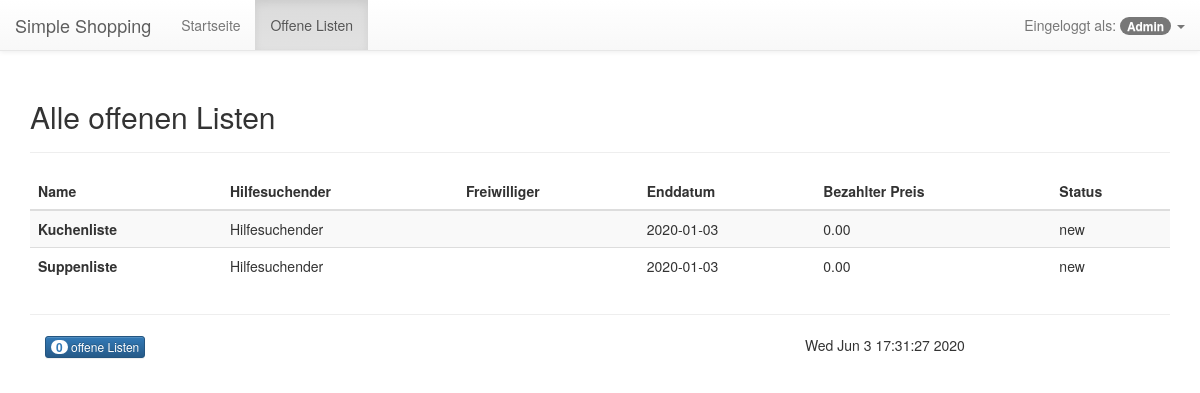
Screenshot of /index.php?view=openLists (signed in) with the database file from the repository.
### tables this page shows
CREATE TABLE `user` (
  `id` int(11) NOT NULL,
  `firstName` varchar(25) NOT NULL,
  `lastName` varchar(25) NOT NULL,
  `userName` varchar(25) NOT NULL,
  `passwordHash` varchar(250) NOT NULL,
  `roleId` bit(7) NOT NULL,
  `deletedFlag` tinyint(1) NOT NULL
);

CREATE TABLE `shoppinglist` (
  `id` int(11) NOT NULL,
  `ownerId` int(11) NOT NULL,
  `helperId` int(11) DEFAULT NULL,
  `endDate` date NOT NULL,
  `paidPrice` decimal(6,2),
  `state` enum('not published','new','processing','done') NOT NULL,
  `name` varchar(25) NOT NULL
);

### index.php (called while the page is built, shortened)
<?php
require_once('inc/bootstrap.php');
require_once('lib/Data/DataManager.php');
$default_view = 'welcome';
$view = $default_view;
if (isset($_REQUEST['view']) &&
    file_exists(__DIR__ . '/views/' . $_REQUEST['view'] . '.php')) {
        $view = $_REQUEST['view'];
    }
require_once('views/' . $view . '.php');
?>

### lib/Webshop/AuthenticationManager.php (called while the page is built, shortened)
<?php
class AuthenticationManager extends BaseObject
{
    public static function isAuthenticated() : bool {
        return isset($_SESSION['user']);
    }
    public static function getAuthenticatedUser () {
        return self::isAuthenticated() ? \Data\DataManager::getUserById($_SESSION['user']) : null;
    }
}

### lib/Data/DataManager.php (called while the page is built, shortened)
<?php
class DataManager implements IDataManager
{
    private static $__connection;
    private static function getConnection()
    {
        if (!isset(self::$__connection)) {
            $type = 'mysql';
            $host = 'localhost';
            $name = 'fh_2020_scm4_S1810307037';
            $user = 'root';
            $pass = '';
            self::$__connection = new \PDO($type . ':host=' . $host . ';dbname=' . $name . ';charset=utf8', $user, $pass);
        }
        return self::$__connection;
    }
    private static function query($connection, $query, $parameters = [])
    {
        $connection->setAttribute(\PDO::ATTR_ERRMODE, \PDO::ERRMODE_EXCEPTION);
        try {
            $statement = $connection->prepare($query);
            $i = 1;
            foreach ($parameters as $param) {
                if (is_int($param)) {
                    $statement->bindValue($i, $param, \PDO::PARAM_INT);
                }
                $i++;
            }
            $statement->execute();
        } catch (\Exception $e) {
            die ($e->getMessage());
        }
        return $statement;
    }
    private static function fetchObject($cursor)
    {
        return $cursor->fetch(\PDO::FETCH_OBJ);
    }
    private static function closeConnection()
    {
        self::$__connection = null;
    }
    public static function getOpenShoppingLists(): array
    {
        $resultList = [];
        $con = self::getConnection();
        $res = self::query($con, "
            SELECT id, ownerId, helperId, endDate, paidPrice, state, name
            FROM shoppinglist
            WHERE state = 'new';
        ");
        while ($cat = self::fetchObject($res)) {
            $resultList[] = new ShoppingList($cat->id, $cat->ownerId,
                $cat->helperId, $cat->endDate , $cat->paidPrice, $cat->state, $cat->name
            );
        }
        return $resultList;
    }
    public static function getUserById(int $userId)
    {
        $user = null;
        $con = self::getConnection();
        $res = self::query($con, "
            SELECT u.id, u.firstName, u.lastName, u.userName, u.passwordHash, r.bitCode, u.deletedFlag
            FROM user u JOIN role r ON u.roleId = r.id
            WHERE u.id = ?;
        ", [$userId]);
        if ($u = self::fetchObject($res)) {
            $user = new User($u->id,
                $u->firstName, $u->lastName,
                $u->userName, $u->passwordHash,
                $u->bitCode, $u->deletedFlag
            );
        }
        return $user;
    }
}

### inc/bootstrap.php (called while the page is built, shortened)
<?php
spl_autoload_register(function ($class) {
   $filename = __DIR__ . '/../lib/' . str_replace('\\', DIRECTORY_SEPARATOR, $class) . '.php';
});

### lib/Webshop/User.php (called while the page is built, shortened)
<?php
class User extends Entity {
  private $userName;
  public function __construct(
    int $id,
    string $firstName, string $lastName, string $userName,
    string $passwordHash, int $roleBitCode, bool $deletedFlag
  ) {
      $this->userName = $userName;
  }
  public function getUserName() : string {
    return $this->userName;
  }
}

### lib/Webshop/Util.php (called while the page is built, shortened)
<?php
class Util extends BaseObject {
    public static function escape(string $string) : string {
        return nl2br(htmlentities($string));
    }
}

### lib/Webshop/ShoppingList.php (called while the page is built, shortened)
<?php
class ShoppingList extends Entity {
    private $endDate;
    private $paidPrice;
    private $state;
    private $name;
    public function __construct(
        int $id,
        int $ownerId,
        $helperId, string $endDate, $paidPrice,
        string $state, string $name
    ) {
            $this->endDate = $endDate;
            $this->paidPrice = $paidPrice;
            $this->state = $state;
            $this->name = $name;
    }
    public function getEndDate() : string {
        return $this->endDate;
    }
    public function getPaidPrice() {
        return $this->paidPrice;
    }
    public function getState() : string {
        return $this->state;
    }
    public function getName() : string {
        return $this->name;
    }
}

### lib/Webshop/SessionContext.php (called while the page is built, shortened)
<?php
class SessionContext extends BaseObject
{
    private static $exists = false;
    public static function create() : bool {
        if (!self::$exists) {
            self::$exists = session_start();
        }
        return self::$exists;
    }
}

### lib/Webshop/ShoppingCart.php (called while the page is built, shortened)
<?php
class ShoppingCart extends BaseObject
{
    public static function size() : int {
        return sizeof(self::getCart());
    }
    private static function getCart() {
        return $_SESSION['cart'] ?? [];
    }
}

### views/partials/shoppinglist.php (the view, shortened to what this page needs)
<?php use Webshop\Util, Data\DataManager;
require_once('views/partials/header.php');
?>
<table class="table table-striped">
    <thead>
    <tr>
        <th>
            Name
        </th>
        <th>
            Hilfesuchender
        </th>
        <th>
            Freiwilliger
        </th>
        <th>
            Enddatum
        </th>
        <th>
            Bezahlter Preis
        </th>
        <th>
            Status
        </th>
    </tr>
    </thead>
    <tbody>
    <?php
    foreach ($openLists as $openList):
        ?>
        <tr>
            <td>
                <strong>
                    <?php echo Util::escape($openList->getName()); ?>
                </strong>
            </td>
            <td>
                <?php
                    $name = DataManager::getUserById($openList->getOwnerId());
                    echo Util::escape(is_null($name) ? "" : $name->getUserName());
                ?>
            </td>
            <td>
            </td>
            <td>
                <?php echo Util::escape($openList->getEndDate()); ?>
            </td>
            <td>
                <?php echo Util::escape(is_null($openList->getPaidPrice()) ? "" : $openList->getPaidPrice()); ?>
            </td>
            <td>
                <?php echo Util::escape($openList->getState()); ?>
            </td>
        </tr>
    <?php endforeach; ?>
    </tbody>
</table>
<?php require_once('views/partials/footer.php'); ?>

### views/partials/header.php (shortened to what this page needs)
<?php
$user = AuthenticationManager::getAuthenticatedUser();
$cartSize = ShoppingCart::size();
?>
<!DOCTYPE html>
<html>
<head>
    <link href="assets/bootstrap/css/bootstrap.min.css" rel="stylesheet">
    <link href="assets/bootstrap/css/bootstrap-theme.min.css" rel="stylesheet">
    <link href="assets/main.css" rel="stylesheet">
</head>
<body>
    <div class="navbar navbar-default navbar-fixed-top">
        <div class="container-fluid">
            <div class="navbar-header">
                <a class="navbar-brand">Simple Shopping</a>
            </div>
            <div class="navbar-collapse collapse" id="bs-navbar-collapse-1">
                <ul class="nav navbar-nav">
                    <li <?php if ($view === 'welcome') { ?>class="active" <?php } ?>><a href="index.php">Startseite</a></li>
                        <?php  if (AuthenticationManager::isAuthenticated()) {   ?>
                            <li <?php if ($view === 'openLists') { ?>class="active" <?php } ?>><a href="index.php?view=openLists">Offene Listen</a></li>
                        <?php  } ?>
                </ul>
                <ul class="nav navbar-nav navbar-right login">
                    <li class="dropdown">
                        <?php if ($user == null) : ?>
                            <a href="#" class="dropdown-toggle" data-toggle="dropdown" role="button" aria-expanded="false">
                                Nicht eingeloggt!
                                <b class="caret"></b>
                            </a>
                            <ul class="dropdown-menu" role="menu">
                                <li>
                                    <a href="index.php?view=login">Einloggen</a>
                                </li>
                            </ul>
                        <?php else : ?>
                            <a href="#" class="dropdown-toggle" data-toggle="dropdown" role="button" aria-expanded="false">
                                Eingeloggt als: <span class="badge"><?php echo Util::escape($user->getUserName()); ?></span>
                                <b class="caret"></b>
                            </a>
                        <?php endif;  ?>
                    </li>
                </ul>
            </div>
        </div>
    </div>
    <div class="container">
</body>

### views/openLists.php (shortened to what this page needs)
<?php
$openLists = DataManager::getOpenShoppingLists();
require_once('views/partials/header.php'); ?>
<div class="page-header">
    <h2>Alle offenen Listen</h2>
</div>
<?php if (isset($openLists)) : ?>
    <?php
    if (sizeof($openLists) > 0) :
        require('views/partials/shoppinglist.php');
    else :
        ?>
        <div class="alert alert-warning" role="alert">No open Lists</div>
    <?php endif; ?>
<?php endif; ?>

### views/partials/footer.php (shortened to what this page needs)
<div class="footer">
  <hr />
  <?php if (AuthenticationManager::isAuthenticated()) { ?>
    <div class="col-sm-8">
      <button class="btn btn-primary btn-xs" type="button">
        <span class="badge"><?php echo Webshop\Util::escape($cartSize); ?></span> offene Listen
      </button>
    </div>
  <?php } ?>
  <div class="col-sm-4 pull-right">
    <p><?php echo Webshop\Util::escape(strftime('%c')); ?></p>
  </div>
</div>
</body>
</html>

### assets/main.css (style rules this page uses)
body { padding-top: 60px; }
.navbar .login { float: right; }
.footer { margin-top: 30px; }

### rows the page displays
user: userName "Admin"
shoppinglist: name "Kuchenliste", ownerId.userName "Hilfesuchender", endDate "2020-01-03", paidPrice "0.00", state "new"
shoppinglist: name "Suppenliste", ownerId.userName "Hilfesuchender", endDate "2020-01-03", paidPrice "0.00", state "new"

### other values shown
Webshop\Util::escape($cartSize) "0"
Webshop\Util::escape(strftime('%c')) "Wed Jun 3 17:31:27 2020"
